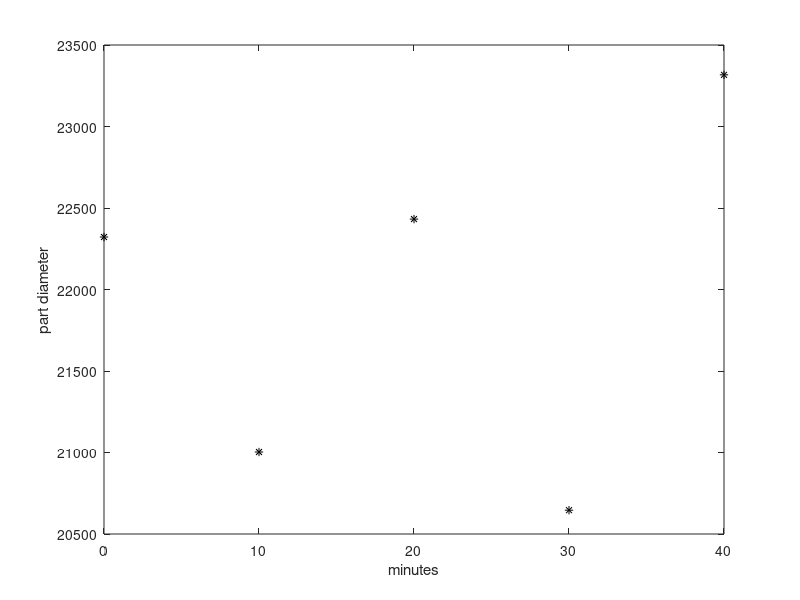

Write the MATLAB code that produced this figure.
% Reads from a data file and plots

load partdiam.dat
mins = partdiam(:,1);
diams = partdiam(:,2);
clf
figure(1)
plot(mins,diams,'k*')
xlabel('minutes')
ylabel('part diameter')
